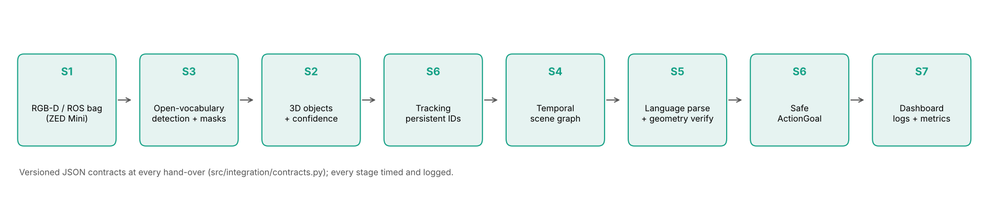
#> input picture eval/report/figures/fig1_architecture.png, 1000 x 200 px, shrunk from 1950 x 390 before the run; its folder holds only this picture in this run
$ python calibration.py --images ../../eval/report/figures --out out.png
#> lines starting #> are read from the running program, lines starting #| are printed output that depends on the picture
"""S1 camera calibration: checkerboard intrinsics + reprojection report (the skipped S0 bag).

Roadmap §11.1 deliverables: ``camera_intrinsics.yaml`` and ``calibration_report.csv``; required check:
reprojection / deprojection consistency. W12 (guide §4.2): ``calibration_report.json`` with the mean /
median / max per-corner reprojection error and ``reprojection_overlay_{best,worst}.png``.

    # images of a printed checkerboard (inner corners 9 x 6, 25 mm squares), 15-30 views
    python -m src.sensors.calibration --images calib/ --pattern 9x6 --square 0.025 --out configs/sensors/
    # or straight from the S0 bag (every 15th RGB frame)
    python -m src.sensors.calibration --bag data/bags/S0_calibration --every 15 --pattern 9x6 --square 0.025 --out calib_out/

The YAML has the same keys as ``configs/sensors/camera_intrinsics.yaml`` (plus the distortion), so the
bag replay and S2 can use it directly. A view whose RMS error is more than 3x the median is reported
as an outlier; recalibrate without it if there are many.
"""

from __future__ import annotations

import argparse
import csv
import json
from dataclasses import dataclass, field
from pathlib import Path

import cv2
import numpy as np
import yaml

CRITERIA = (cv2.TERM_CRITERIA_EPS + cv2.TERM_CRITERIA_MAX_ITER, 50, 1e-4)


# [6 lines left out: function board_points, not called in this run]


def find_corners(image: np.ndarray, pattern=(9, 6)):
    """Sub-pixel inner corners (N x 2) or None. ``image``: RGB/BGR or grey uint8."""
    grey = image if image.ndim == 2 else cv2.cvtColor(image, cv2.COLOR_RGB2GRAY)
    ok, corners = cv2.findChessboardCorners(grey, pattern, cv2.CALIB_CB_ADAPTIVE_THRESH | cv2.CALIB_CB_NORMALIZE_IMAGE)
    if not ok:
        return None
    corners = cv2.cornerSubPix(grey, corners, (11, 11), (-1, -1), CRITERIA)
    return corners.reshape(-1, 2)


@dataclass
class Calibration:
    width: int
    height: int
    K: np.ndarray
    dist: np.ndarray
    rms_px: float
    per_view: list = field(default_factory=list)     # [{"view", "rms_px", "outlier"}]
    point_err_px: list = field(default_factory=list) # W12: every corner's reprojection error (px)
    projections: list = field(default_factory=list)  # W12: per view (detected N x 2, reprojected N x 2)

    # [9 lines left out: function error_stats, not called in this run]

    @property
    def fx(self):
        return float(self.K[0, 0])

    # [5 lines left out: function to_yaml_dict, not called in this run]


def calibrate(views: list, image_size, pattern=(9, 6), square_m=0.025, names=None) -> Calibration:
    """``views``: list of N x 2 corner arrays (one per image where the board was found)."""
    if len(views) < 3:
        raise ValueError(f"need at least 3 views with a detected board, got {len(views)}")
    obj = [board_points(pattern, square_m)] * len(views)
    img = [np.asarray(v, np.float32).reshape(-1, 1, 2) for v in views]
    w, h = image_size
    rms, K, dist, rvecs, tvecs = cv2.calibrateCamera(obj, img, (w, h), None, None)
    errs, point_err, projections = [], [], []
    for o, i, r, t in zip(obj, img, rvecs, tvecs):
        proj, _ = cv2.projectPoints(o, r, t, K, dist)
        d = np.linalg.norm((proj - i).reshape(-1, 2), axis=1)
        point_err += d.tolist()
        projections.append((i.reshape(-1, 2), proj.reshape(-1, 2)))
        errs.append(float(np.sqrt(np.mean(d ** 2))))
    med = float(np.median(errs))
    names = names or [f"view_{k:03d}" for k in range(len(views))]
    per = [{"view": n, "rms_px": round(e, 4), "outlier": e > 3 * med} for n, e in zip(names, errs)]
    return Calibration(w, h, K, dist, float(rms), per, point_err, projections)


# [41 lines left out: functions draw_overlay, deprojection_consistency, write_outputs, not called in this run]


def _images_from_dir(d):
    for p in sorted(Path(d).iterdir()):
        if p.suffix.lower() in (".png", ".jpg", ".jpeg", ".bmp"):
            im = cv2.imread(str(p))
            if im is not None:
                yield p.name, cv2.cvtColor(im, cv2.COLOR_BGR2RGB)


# [6 lines left out: function _images_from_bag, not called in this run]


def main():
    ap = argparse.ArgumentParser(description=__doc__, formatter_class=argparse.RawDescriptionHelpFormatter)
    g = ap.add_mutually_exclusive_group(required=True)
    g.add_argument("--images", help="folder of checkerboard images")
    g.add_argument("--bag", help="S0 calibration bag (RGB topic)")
    ap.add_argument("--every", type=int, default=15)
    ap.add_argument("--pattern", default="9x6", help="inner corners, columns x rows")
    ap.add_argument("--square", type=float, default=0.025, help="square size in metres")
    ap.add_argument("--out", required=True)
    a = ap.parse_args()
    pattern = tuple(int(x) for x in a.pattern.lower().split("x"))
    views, names, size, images = [], [], None, {}
    for name, im in (_images_from_dir(a.images) if a.images else _images_from_bag(a.bag, a.every)):
        size = (im.shape[1], im.shape[0])
        c = find_corners(im, pattern)
        print(f"{name}: {'board found' if c is not None else 'no board'}")
        if c is not None:
            views.append(c)
            names.append(name)
            images[name] = im
    cal = calibrate(views, size, pattern, a.square, names)
    paths = write_outputs(cal, a.out, "checkerboard_bag" if a.bag else "checkerboard_images")
    st = cal.error_stats()
    order = np.argsort([v["rms_px"] for v in cal.per_view])
    for tag, k in (("best", order[0]), ("worst", order[-1])):          # guide §4.2: overlay for visual inspection
        det, rep = cal.projections[k]
        img = draw_overlay(images[names[k]], det, rep, f"{tag}: {names[k]}  rms {cal.per_view[k]['rms_px']:.2f} px")
        cv2.imwrite(str(Path(a.out) / f"reprojection_overlay_{tag}.png"), cv2.cvtColor(img, cv2.COLOR_RGB2BGR))
    print(f"reprojection error per corner: mean {st['mean_px']} px, median {st['median_px']} px, max {st['max_px']} px "
          f"({st['n_points']} corners, {len(views)} views); fx={cal.fx:.1f}")
    print(f"-> {paths['intrinsics']}  {paths['report']}")


if __name__ == "__main__":
    main()
#> in main, `size = (im.shape[1], im.shape[0])`: size = (1000, 200)
#> in find_corners, `grey = image if image.ndim == 2 else cv2.cvtColor(image, cv2.COLOR_RGB..`:
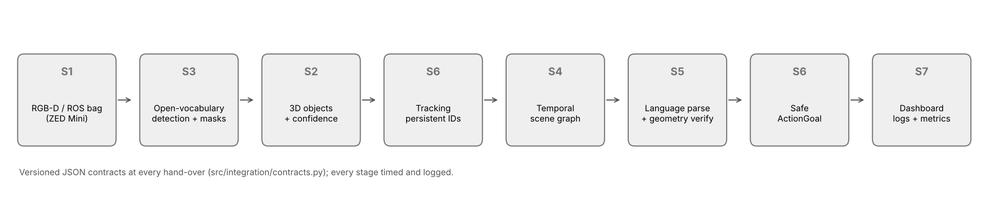
#> grey: shape (200, 1000); min 0, max 255, mean 244.1
#> in find_corners, `ok, corners = cv2.findChessboardCorners(grey, pattern, cv2.CALIB_CB_AD..`: ok = False; corners = None
#> (the run stopped early here; a loop or call above may not have finished)
